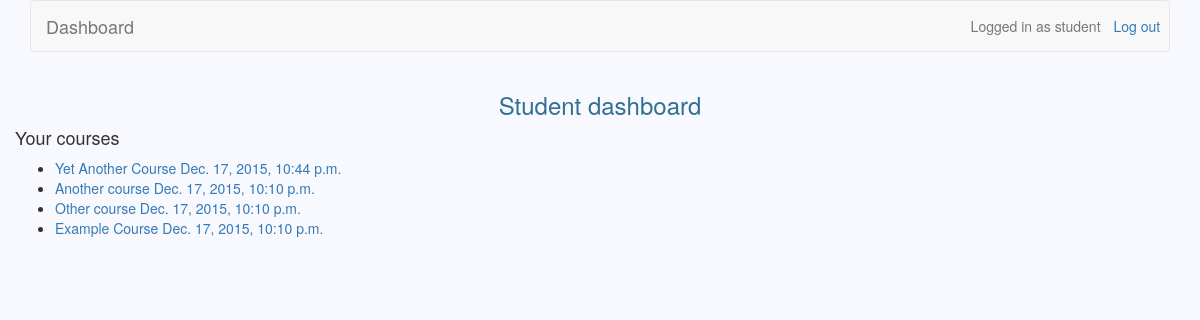
Page /students/ (signed in) on the earlier database version.
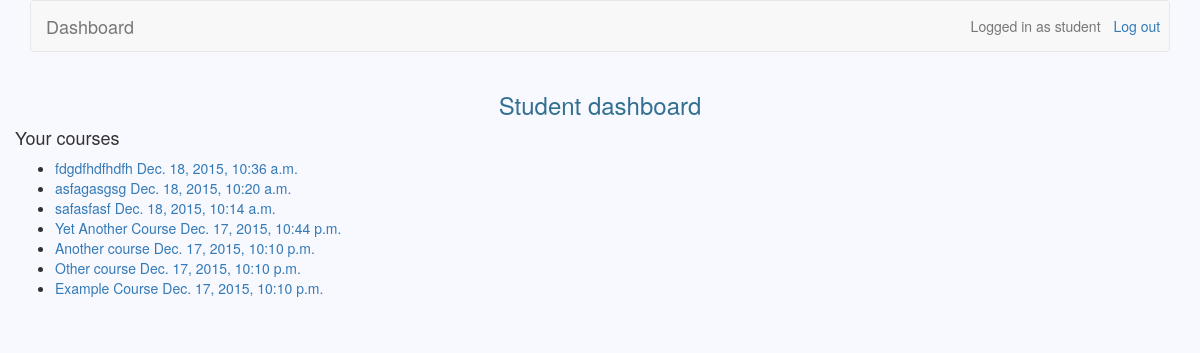
Same page on the later database version.
### teachers/models.py (models this page shows)
class Course(models.Model):
	owner = models.CharField(max_length=30)
	name = models.CharField(max_length=30, unique=True, db_index=True)
	description = models.TextField(blank=True)
	created = models.DateTimeField(default=datetime.now)
	participants = models.ManyToManyField(settings.AUTH_USER_MODEL, blank=True, through='Participation')

### students/views.py (the view)
@user_passes_test(student_check)
def dashboard(request):
	participants = list(Participation.objects.filter(user=request.user.id))
	courses_unflattened = list()
	for participant in participants:
		courses_unflattened.append(list(Course.objects.filter(id=participant.course.id)))
	courses = list(chain.from_iterable(courses_unflattened))
	courses.sort(key=lambda x: x.created, reverse=True)
	return render(request, 'student_dashboard.html', {'courses': courses})

### students/views.py (called while the page is built)
def student_check(user):
    return user.is_teacher == False

### students/templates/student_dashboard.html
{% extends 'base.html' %}
{% block header_text %}
	{% if messages %}
	    {% for message in messages %}
	    	{{ message }}
	    {% endfor %}
	{% else %}
		Student dashboard
	{% endif %}
{% endblock %}
{% block dashboard %}
	<h4>Your courses</h4>
	<ul>
	    {% for course in courses %}
	        <li><a href="/students/{{ course.id }}">{{ course.name }} {{ course.created }}</a></li>
	    {% endfor %}
	</ul>
{% endblock %}

Differences in the rows shown:
added Course: name "fdgdfhdfhdfh", created "Dec. 18, 2015, 10:36 a.m."
added Course: name "asfagasgsg", created "Dec. 18, 2015, 10:20 a.m."
added Course: name "safasfasf", created "Dec. 18, 2015, 10:14 a.m."
